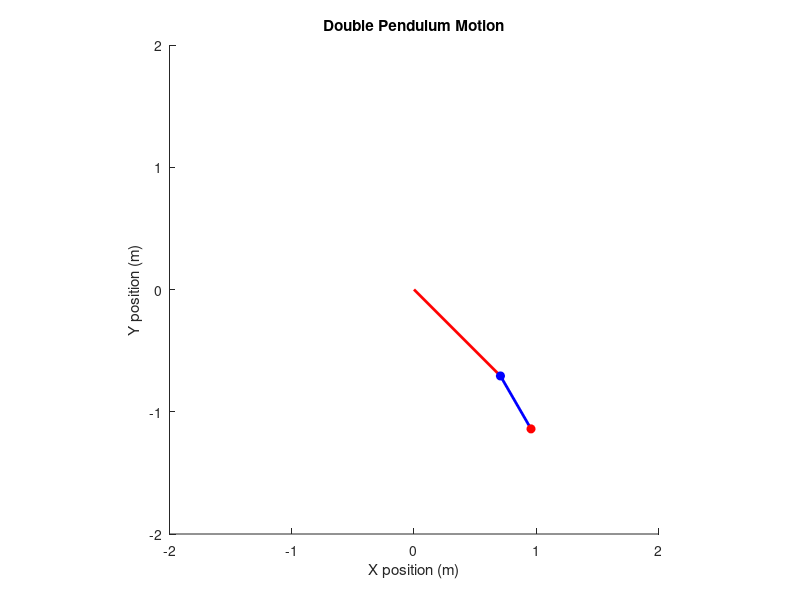

The MATLAB script that drew this image: (Note: this script raises an error after producing the figure.)
% File name: pendulum.m
% Author: Troy Chin
% Date: 15 November 2024
% Version: 1.0
% Purpose: Reimplementation of the Double Pendulum Lab in MATLAB with animation

% Define necessary parameters
m1 = 1.0; % mass1
m2 = 1.0; % mass2
l1 = 1.0; % length1
l2 = 0.5; % length2
g = 9.81; % Gravitational constant

% Define initial conditions
theta_1 = pi/4; % angle1
theta_2 = pi/6; % angle2
theta_dot1 = 0.0; % velocity1
theta_dot2 = 0.0; % velocity2

% Time span and step size
t_span = [0 5]; % Time from 0 to 20 seconds
dt = 0.01; % Time step
time = t_span(1):dt:t_span(2); % Time array

% Initial conditions for the system
y0 = [theta_1, theta_dot1, theta_2, theta_dot2]; % Initial state vector

% Define the system of differential equations (Euler-Lagrange equations)
% Equations for first and second pendulum
eqns = @(t, y) [
    y(2);
    (-g*(2*m1+m2)*sin(y(1)) - m2*g*sin(y(1)-2*y(3)) - 2*sin(y(1)-y(3))*m2*(y(4)^2*l2 + y(2)^2*l1*cos(y(1)-y(3))))/(l1*(2*m1+m2-m2*cos(2*y(1)-2*y(3)))); 
    y(4);
    (2*sin(y(1)-y(3))*(y(2)^2*l1*(m1+m2) + g*(m1+m2)*cos(y(1)) + y(4)^2*l2*m2*cos(y(1)-y(3))))/(l2*(2*m1+m2-m2*cos(2*y(1)-2*y(3))));
];

% Solve the system using ode45
[time, sol] = ode45(eqns, time, y0);

% Extract positions from the solution
theta1 = sol(:,1);
theta2 = sol(:,3);

% Calculate x and y positions of the masses
x1 = l1 * sin(theta1); % x position of mass 1
y1 = -l1 * cos(theta1); % y position of mass 1
x2 = x1 + l2 * sin(theta2); % x position of mass 2
y2 = y1 - l2 * cos(theta2); % y position of mass 2

% Set up the figure for animation
figure;
axis equal; % Ensure equal scaling on both axes
xlim([-2, 2]); % Adjust limits based on your pendulum's motion
ylim([-2, 2]);
hold on;

% Initial plot of the pendulum components
rod1 = line([0, x1(1)], [0, y1(1)], 'LineWidth', 2, 'Color', 'r'); % First rod
rod2 = line([x1(1), x2(1)], [y1(1), y2(1)], 'LineWidth', 2, 'Color', 'b'); % Second rod
mass1 = plot(x1(1), y1(1), 'bo', 'MarkerFaceColor', 'b'); % Mass 1
mass2 = plot(x2(1), y2(1), 'ro', 'MarkerFaceColor', 'r'); % Mass 2

% Title and labels
title('Double Pendulum Motion');
xlabel('X position (m)');
ylabel('Y position (m)');

% Animation loop
for i = 1:length(time)
    % Update the positions of the rods and masses
    rod1.XData = [0, x1(i)];
    rod1.YData = [0, y1(i)];
    rod2.XData = [x1(i), x2(i)];
    rod2.YData = [y1(i), y2(i)];
    mass1.XData = x1(i);
    mass1.YData = y1(i);
    mass2.XData = x2(i);
    mass2.YData = y2(i);
    
    % Pause to slow down the animation
    pause(0.01);

end

% Plot the results (angles and angular velocities)
figure;
subplot(2, 1, 1);
plot(time, theta1, 'r', 'LineWidth', 1.5);
hold on;
plot(time, theta2, 'b', 'LineWidth', 1.5);
title('Pendulum Angles vs Time');
xlabel('Time (s)');
ylabel('Angle (rad)');
legend('Theta 1', 'Theta 2');

subplot(2, 1, 2);
plot(time, sol(:, 2), 'r', 'LineWidth', 1.5); % Angular velocity of pendulum 1
hold on;
plot(time, sol(:, 4), 'b', 'LineWidth', 1.5); % Angular velocity of pendulum 2
title('Pendulum Angular Velocities vs Time');
xlabel('Time (s)');
ylabel('Angular Velocity (rad/s)');
legend('Theta dot 1', 'Theta dot 2');

% Optional: Save the final figure as a PNG image
% saveas(gcf, 'double_pendulum_simulation.png');
